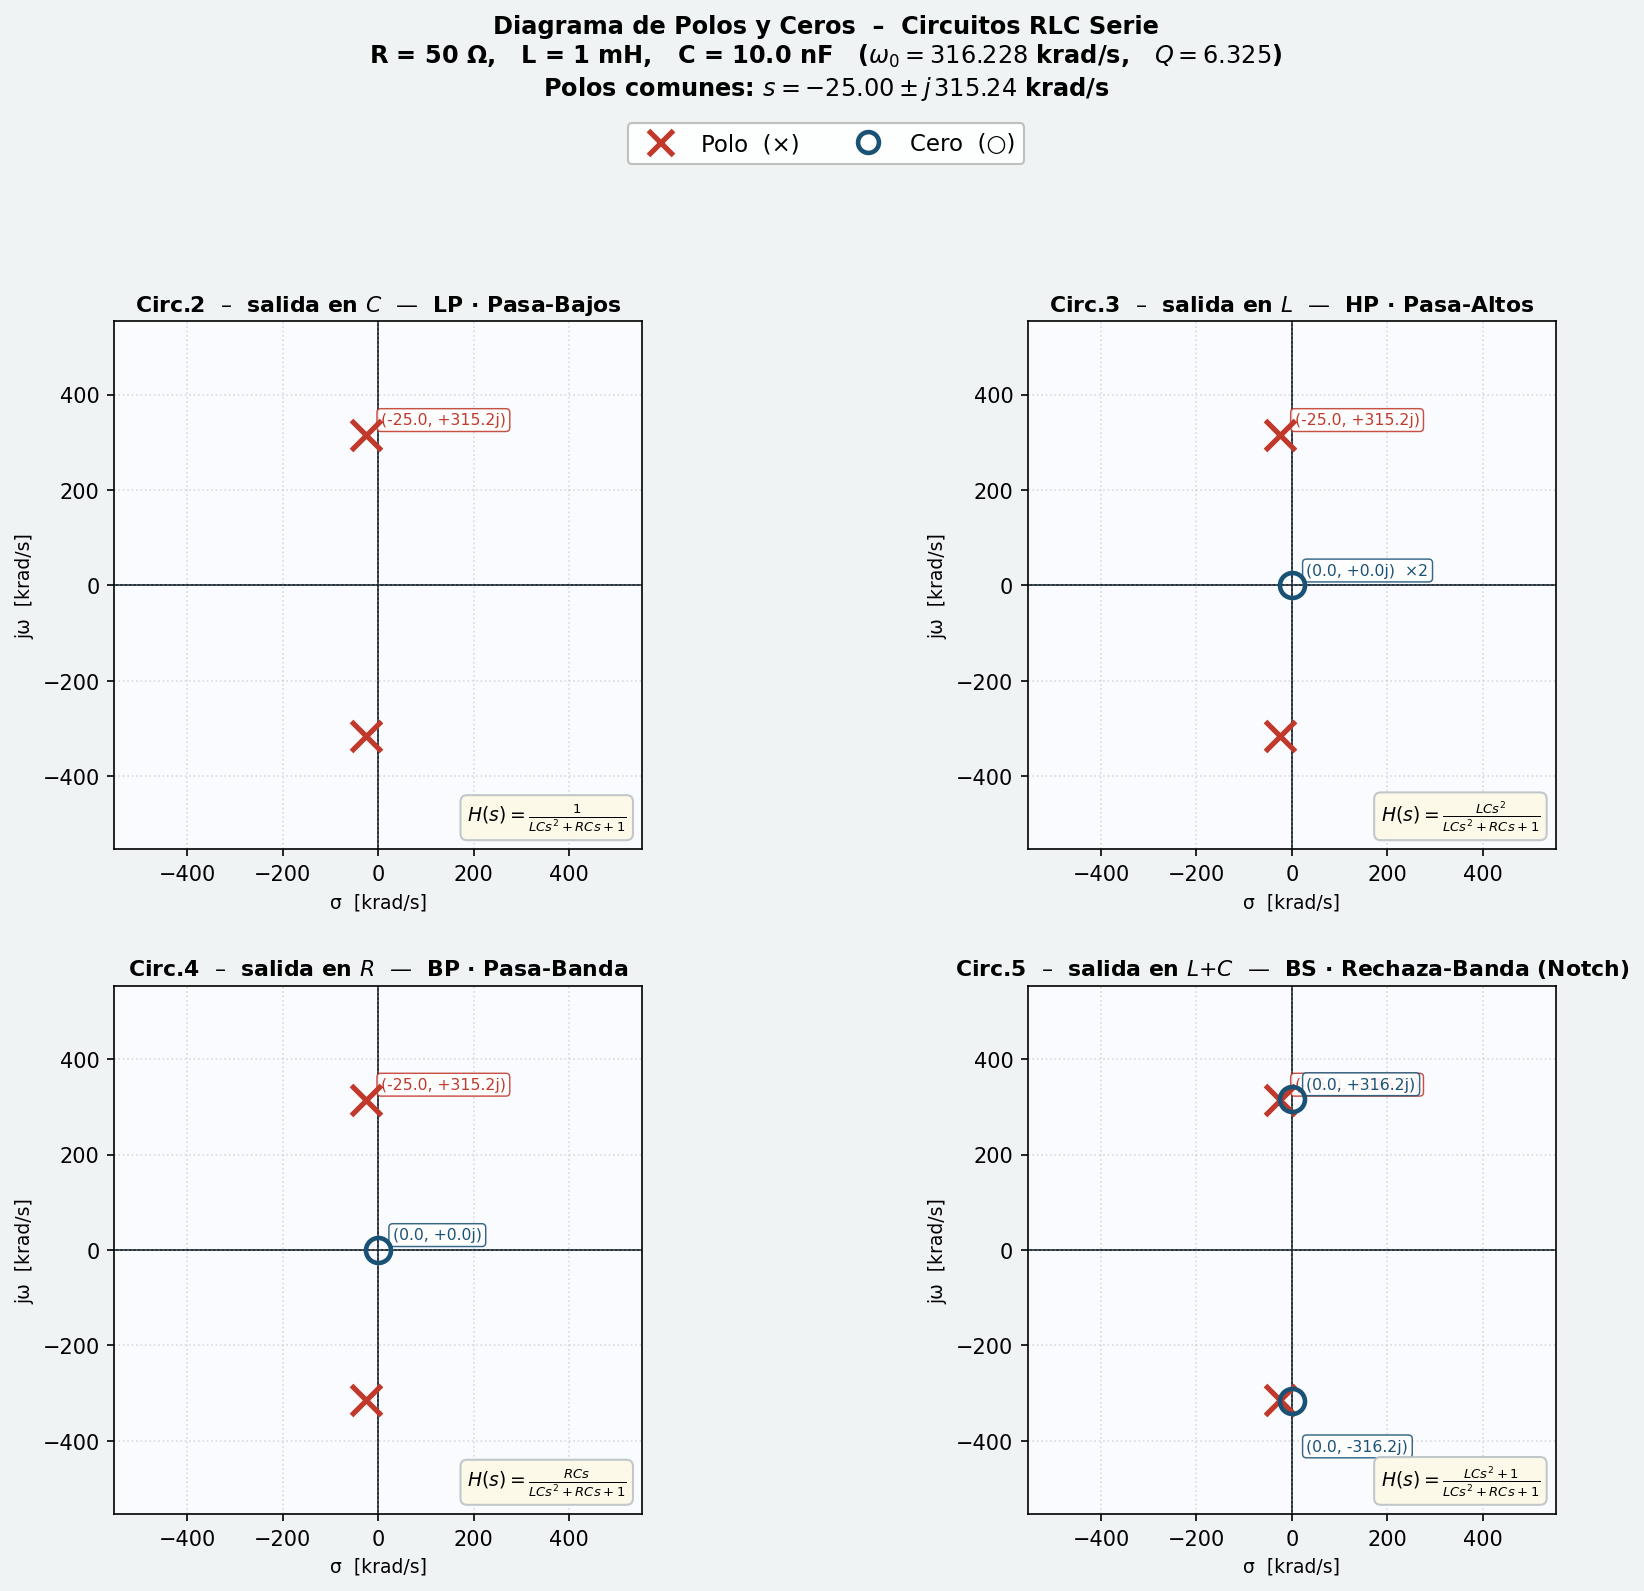

This chart was generated by the following Python code:
"""
polos_ceros_RLC.py
──────────────────
Diagrama de polos y ceros para los 4 circuitos RLC del TP Final TC1.

  Circuito 2 – Pasa-Bajos  (LP):         salida en C
  Circuito 3 – Pasa-Altos  (HP):         salida en L
  Circuito 4 – Pasa-Banda  (BP):         salida en R
  Circuito 5 – Rechaza-Banda (Notch/BS): salida en serie L+C

Funciones de transferencia (denominador común: LC·s² + RC·s + 1):
  Circ.2:  H(s) =      1      / (LC·s² + RC·s + 1)
  Circ.3:  H(s) =    LC·s²    / (LC·s² + RC·s + 1)
  Circ.4:  H(s) =    RC·s     / (LC·s² + RC·s + 1)
  Circ.5:  H(s) = (LC·s²+1)  / (LC·s² + RC·s + 1)
"""

import os
import matplotlib
matplotlib.use('Agg') 
import matplotlib.pyplot as plt
import numpy as np
from matplotlib.lines import Line2D

# ══════════════════════════════════════════════════════════════════════════════
#  PARÁMETROS 
# ══════════════════════════════════════════════════════════════════════════════
R = 50       # Ω
L = 1e-3     # H   
C = 10e-9     # F  
# ══════════════════════════════════════════════════════════════════════════════

KS = 1e3   # escala visual: todo en krad/s

omega0 = 1.0 / np.sqrt(L * C)
Q      = np.sqrt(L / C) / R

print("─" * 58)
print(f"  R = {R} Ω   L = {L*1e3:.4g} mH   C = {C*1e9:.4g} nF")
print(f"  ω₀ = {omega0/KS:.4f} krad/s  ({omega0/(2*np.pi):.2f} Hz)")
print(f"  Q  = {Q:.4f}  → {'subamortiguado (polos complejos)' if Q > 0.5 else 'sobreamortiguado (polos reales)'}")
print("─" * 58)

# ─── Denominador común: LC·s² + RC·s + 1 ─────────────────────────────────
den = np.array([L*C, R*C, 1.0])

# ─── Circuitos: (numerador, tipo, etiqueta subplot, H(s) a mostrar) ────────
circuits = [
    (np.array([1.0]),
     "LP · Pasa-Bajos",
     "Circ.2  –  salida en $C$",
     r"$H(s)=\frac{1}{LCs^2+RCs+1}$"),

    (np.array([L*C, 0.0, 0.0]),
     "HP · Pasa-Altos",
     "Circ.3  –  salida en $L$",
     r"$H(s)=\frac{LCs^2}{LCs^2+RCs+1}$"),

    (np.array([R*C, 0.0]),
     "BP · Pasa-Banda",
     "Circ.4  –  salida en $R$",
     r"$H(s)=\frac{RCs}{LCs^2+RCs+1}$"),

    (np.array([L*C, 0.0, 1.0]),
     "BS · Rechaza-Banda (Notch)",
     "Circ.5  –  salida en $L{+}C$",
     r"$H(s)=\frac{LCs^2+1}{LCs^2+RCs+1}$"),
]

# ─── Polos (comunes a todos) ───────────────────────────────────────────────
poles_k = np.roots(den) / KS

print("\nPolos (comunes a los 4 circuitos):")
for p in sorted(poles_k, key=lambda x: -x.imag):
    print(f"  p = {p.real:+.3f}  {'+' if p.imag >= 0 else ''}{p.imag:.3f}j   krad/s")


# ─── Utilidades ────────────────────────────────────────────────────────────

def calc_zeros(num: np.ndarray) -> np.ndarray:
    """Ceros finitos del numerador, en krad/s."""
    if num.size <= 1:
        return np.array([], dtype=complex)
    return np.roots(num).astype(complex) / KS


def merge_zeros(zs: np.ndarray, tol: float):
    """Agrupa ceros numericamente coincidentes → [(valor, multiplicidad)]."""
    groups: list = []
    for z in zs:
        for g in groups:
            if abs(z - g[0]) < tol:
                g[1] += 1
                break
        else:
            groups.append([z, 1])
    return [(g[0], g[1]) for g in groups]


# ─── Colores ────────────────────────────────────────────────────────────────
CP = '#c0392b'   # rojo  – polos
CZ = '#1a5276'   # azul  – ceros
CA = '#1c2833'   # negro – ejes

# ─── Figura 2×2 ─────────────────────────────────────────────────────────────
fig, axes = plt.subplots(2, 2, figsize=(13, 10))
fig.patch.set_facecolor('#f0f3f4')
axes = axes.flatten()

for ax, (num, ftype, clabel, hexpr) in zip(axes, circuits):

    zeros_k = calc_zeros(num)

    print(f"\nCeros  –  {ftype}:")
    if zeros_k.size == 0:
        print("  (sin ceros finitos; H → 0 para s → ∞)")
    for z in sorted(zeros_k, key=lambda x: -x.imag):
        print(f"  z = {z.real:+.3f}  {'+' if z.imag >= 0 else ''}{z.imag:.3f}j   krad/s")

    # ── Límites del plano ──────────────────────────────────────────────────
    all_k = np.concatenate([poles_k, zeros_k]) if zeros_k.size else poles_k
    ref   = max(np.abs(all_k).max(), omega0 / KS) * 1.75

    ax.set_facecolor('#fafbff')
    ax.set_xlim(-ref, ref)
    ax.set_ylim(-ref, ref)
    ax.set_aspect('equal')
    ax.axhline(0, color=CA, lw=0.9, zorder=1)
    ax.axvline(0, color=CA, lw=0.9, zorder=1)
    ax.grid(True, ls=':', alpha=0.40, color='#aaa')

    # ── Polos (×) ──────────────────────────────────────────────────────────
    for p in poles_k:
        ax.plot(p.real, p.imag, 'x',
                color=CP, ms=14, mew=2.5, zorder=5)

    # anotar solo el polo del semiplano superior (el inferior es conjugado)
    for p in poles_k:
        if p.imag > 1e-8:
            sign = '+' if p.imag >= 0 else ''
            ann = f"({p.real:.1f}, {sign}{p.imag:.1f}j)"
            ax.annotate(ann, xy=(p.real, p.imag), xytext=(7, 5),
                        textcoords='offset points', fontsize=7.5, color=CP,
                        bbox=dict(boxstyle='round,pad=0.25', fc='w',
                                  ec=CP, lw=0.7, alpha=0.88))

    # ── Ceros (○) con multiplicidad ────────────────────────────────────────
    for z, mult in merge_zeros(zeros_k, tol=ref * 1e-5):
        ax.plot(z.real, z.imag, 'o',
                mec=CZ, mfc='none', ms=12, mew=2.2, zorder=5)
        sign = '+' if z.imag >= 0 else ''
        ann  = f"({z.real:.1f}, {sign}{z.imag:.1f}j)"
        if mult > 1:
            ann += f"  ×{mult}"
        # posicionar etiqueta según cuadrante
        dy = 5 if z.imag > -ref * 0.15 else -24
        ax.annotate(ann, xy=(z.real, z.imag), xytext=(7, dy),
                    textcoords='offset points', fontsize=7.5, color=CZ,
                    bbox=dict(boxstyle='round,pad=0.25', fc='w',
                              ec=CZ, lw=0.7, alpha=0.88))

    ax.set_xlabel("σ  [krad/s]", fontsize=9)
    ax.set_ylabel("jω  [krad/s]", fontsize=9)
    ax.set_title(f"{clabel}  —  {ftype}", fontsize=10.5, fontweight='bold', pad=5)

    # H(s) en esquina inferior derecha
    ax.text(0.97, 0.03, hexpr,
            transform=ax.transAxes, fontsize=9, ha='right', va='bottom',
            bbox=dict(boxstyle='round,pad=0.35', fc='#fef9e7',
                      ec='#bdc3c7', alpha=0.92))

# ─── Leyenda global ─────────────────────────────────────────────────────────
fig.legend(
    handles=[
        Line2D([0], [0], marker='x', ls='none',
               mec=CP, ms=12, mew=2.5, label='Polo  (×)'),
        Line2D([0], [0], marker='o', ls='none',
               mec=CZ, mfc='none', ms=10, mew=2.2, label='Cero  (○)'),
    ],
    loc='upper center', ncol=2, fontsize=11,
    bbox_to_anchor=(0.5, 1.005), framealpha=0.93, edgecolor='#bbb'
)

# ─── Título principal ───────────────────────────────────────────────────────
upper_p = poles_k[poles_k.imag > 0.0][0] if np.any(poles_k.imag > 0) else poles_k[0]
pole_str = (f"$s = {upper_p.real:.2f} \\pm j\\,{abs(upper_p.imag):.2f}$ krad/s"
            if np.any(poles_k.imag > 0) else
            f"$s = {poles_k[0].real:.2f},\\; {poles_k[1].real:.2f}$ krad/s")

fig.suptitle(
    f"Diagrama de Polos y Ceros  –  Circuitos RLC Serie\n"
    f"R = {R} Ω,   L = {L*1e3:.0f} mH,   C = {C*1e9:.1f} nF   "
    f"($\\omega_0 = {omega0/KS:.3f}$ krad/s,   $Q = {Q:.3f}$)\n"
    f"Polos comunes: {pole_str}",
    fontsize=11.5, fontweight='bold', y=1.07
)

plt.tight_layout(pad=2.0)

output_dir = os.path.dirname(os.path.abspath(__file__))
fname = os.path.join(output_dir, "polos_ceros_RLC.png")
plt.savefig(fname, dpi=150, bbox_inches='tight', facecolor=fig.get_facecolor())
print(f"\n✓  Figura guardada: {fname}")
